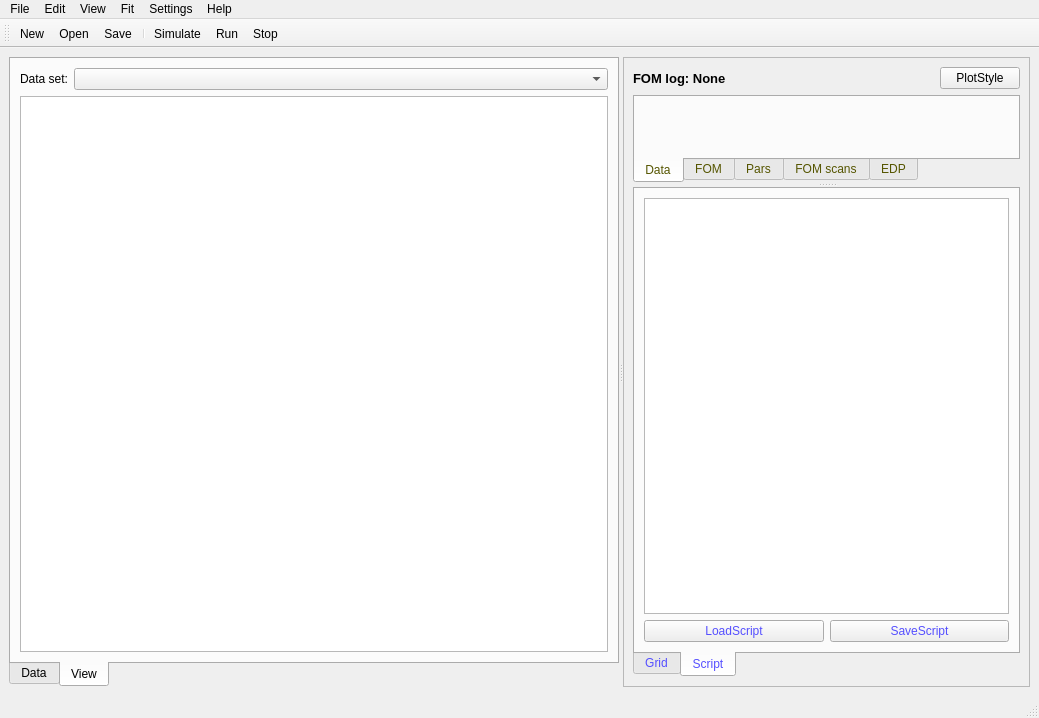
<?xml version="1.0" encoding="UTF-8"?>
<ui version="4.0">
 <class>MainWindow</class>
 <widget class="QMainWindow" name="MainWindow">
  <property name="geometry">
   <rect>
    <x>0</x>
    <y>0</y>
    <width>1039</width>
    <height>718</height>
   </rect>
  </property>
  <property name="windowTitle">
   <string>MainWindow</string>
  </property>
  <widget class="QWidget" name="centralwidget">
   <layout class="QHBoxLayout" name="horizontalLayout">
    <item>
     <widget class="QSplitter" name="splitter_2">
      <property name="orientation">
       <enum>Qt::Horizontal</enum>
      </property>
      <widget class="QTabWidget" name="tabWidget_data">
       <property name="styleSheet">
        <string notr="true"/>
       </property>
       <property name="tabPosition">
        <enum>QTabWidget::South</enum>
       </property>
       <property name="currentIndex">
        <number>1</number>
       </property>
       <widget class="QWidget" name="tab_5">
        <attribute name="title">
         <string>Data</string>
        </attribute>
        <layout class="QVBoxLayout" name="verticalLayout_2">
         <item>
          <layout class="QHBoxLayout" name="horizontalLayout_2">
           <property name="sizeConstraint">
            <enum>QLayout::SetFixedSize</enum>
           </property>
           <item>
            <widget class="QPushButton" name="pushButton_load_data">
             <property name="text">
              <string>LoadData</string>
             </property>
            </widget>
           </item>
           <item>
            <widget class="QPushButton" name="pushButton_append_data">
             <property name="text">
              <string>AppendData</string>
             </property>
            </widget>
           </item>
           <item>
            <widget class="QPushButton" name="pushButton_delete_data">
             <property name="text">
              <string>DeleteData</string>
             </property>
            </widget>
           </item>
           <item>
            <widget class="QPushButton" name="pushButton_save_data">
             <property name="text">
              <string>SaveData</string>
             </property>
            </widget>
           </item>
           <item>
            <widget class="QPushButton" name="pushButton_calculate">
             <property name="text">
              <string>Calculate</string>
             </property>
            </widget>
           </item>
          </layout>
         </item>
         <item>
          <widget class="QTableWidget" name="tableWidget_data"/>
         </item>
        </layout>
       </widget>
       <widget class="QWidget" name="tab_6">
        <attribute name="title">
         <string>View</string>
        </attribute>
        <layout class="QVBoxLayout" name="verticalLayout_3">
         <item>
          <layout class="QHBoxLayout" name="horizontalLayout_10">
           <item>
            <widget class="QLabel" name="label">
             <property name="sizePolicy">
              <sizepolicy hsizetype="Fixed" vsizetype="Preferred">
               <horstretch>0</horstretch>
               <verstretch>0</verstretch>
              </sizepolicy>
             </property>
             <property name="text">
              <string>Data set:</string>
             </property>
            </widget>
           </item>
           <item>
            <widget class="QComboBox" name="comboBox_dataset"/>
           </item>
          </layout>
         </item>
         <item>
          <widget class="QTableWidget" name="tableWidget_data_view"/>
         </item>
        </layout>
       </widget>
      </widget>
      <widget class="QFrame" name="frame">
       <property name="frameShape">
        <enum>QFrame::StyledPanel</enum>
       </property>
       <property name="frameShadow">
        <enum>QFrame::Raised</enum>
       </property>
       <layout class="QVBoxLayout" name="verticalLayout">
        <item>
         <layout class="QHBoxLayout" name="horizontalLayout_3">
          <item>
           <widget class="QLabel" name="label_2">
            <property name="font">
             <font>
              <pointsize>10</pointsize>
              <weight>75</weight>
              <bold>true</bold>
             </font>
            </property>
            <property name="text">
             <string>FOM log: None</string>
            </property>
           </widget>
          </item>
          <item>
           <spacer name="horizontalSpacer">
            <property name="orientation">
             <enum>Qt::Horizontal</enum>
            </property>
            <property name="sizeHint" stdset="0">
             <size>
              <width>40</width>
              <height>20</height>
             </size>
            </property>
           </spacer>
          </item>
          <item>
           <widget class="QPushButton" name="pushButton_plot_style">
            <property name="text">
             <string>PlotStyle</string>
            </property>
           </widget>
          </item>
         </layout>
        </item>
        <item>
         <widget class="QSplitter" name="splitter">
          <property name="orientation">
           <enum>Qt::Vertical</enum>
          </property>
          <widget class="QTabWidget" name="tabWidget">
           <property name="maximumSize">
            <size>
             <width>16666666</width>
             <height>16777215</height>
            </size>
           </property>
           <property name="styleSheet">
            <string notr="true">color: rgb(85, 85, 0);</string>
           </property>
           <property name="tabPosition">
            <enum>QTabWidget::South</enum>
           </property>
           <property name="currentIndex">
            <number>0</number>
           </property>
           <widget class="QWidget" name="tab">
            <attribute name="title">
             <string>Data</string>
            </attribute>
            <layout class="QHBoxLayout" name="horizontalLayout_5">
             <item>
              <widget class="GraphicsLayoutWidget" name="widget_data" native="true"/>
             </item>
            </layout>
           </widget>
           <widget class="QWidget" name="tab_7">
            <attribute name="title">
             <string>FOM</string>
            </attribute>
            <layout class="QHBoxLayout" name="horizontalLayout_6">
             <item>
              <widget class="GraphicsLayoutWidget" name="widget_fom" native="true"/>
             </item>
            </layout>
           </widget>
           <widget class="QWidget" name="tab_8">
            <attribute name="title">
             <string>Pars</string>
            </attribute>
            <layout class="QHBoxLayout" name="horizontalLayout_7">
             <item>
              <widget class="GraphicsLayoutWidget" name="widget_pars" native="true"/>
             </item>
            </layout>
           </widget>
           <widget class="QWidget" name="tab_2">
            <attribute name="title">
             <string>FOM scans</string>
            </attribute>
            <layout class="QHBoxLayout" name="horizontalLayout_8">
             <item>
              <widget class="GraphicsLayoutWidget" name="widget_fom_scan" native="true"/>
             </item>
            </layout>
           </widget>
           <widget class="QWidget" name="tab_4">
            <attribute name="title">
             <string>EDP</string>
            </attribute>
            <layout class="QHBoxLayout" name="horizontalLayout_9">
             <item>
              <widget class="MSViewer" name="widget_edp" native="true"/>
             </item>
            </layout>
           </widget>
          </widget>
          <widget class="QTabWidget" name="tabWidget_2">
           <property name="minimumSize">
            <size>
             <width>200</width>
             <height>400</height>
            </size>
           </property>
           <property name="styleSheet">
            <string notr="true">color: rgb(85, 79, 255);</string>
           </property>
           <property name="tabPosition">
            <enum>QTabWidget::South</enum>
           </property>
           <property name="currentIndex">
            <number>1</number>
           </property>
           <widget class="QWidget" name="tab_3">
            <attribute name="title">
             <string>Grid</string>
            </attribute>
            <layout class="QVBoxLayout" name="verticalLayout_4">
             <item>
              <widget class="QTableWidget" name="tableWidget_pars"/>
             </item>
             <item>
              <layout class="QHBoxLayout" name="horizontalLayout_11">
               <item>
                <widget class="QPushButton" name="pushButton_load_table">
                 <property name="text">
                  <string>LoadTable</string>
                 </property>
                </widget>
               </item>
               <item>
                <widget class="QPushButton" name="pushButton_save_table">
                 <property name="text">
                  <string>SaveTable</string>
                 </property>
                </widget>
               </item>
              </layout>
             </item>
            </layout>
           </widget>
           <widget class="QWidget" name="tab_9">
            <attribute name="title">
             <string>Script</string>
            </attribute>
            <layout class="QVBoxLayout" name="verticalLayout_5">
             <item>
              <widget class="QCodeEditor" name="plainTextEdit_script"/>
             </item>
             <item>
              <layout class="QHBoxLayout" name="horizontalLayout_4">
               <item>
                <widget class="QPushButton" name="pushButton_load_script">
                 <property name="text">
                  <string>LoadScript</string>
                 </property>
                </widget>
               </item>
               <item>
                <widget class="QPushButton" name="pushButton_save_script">
                 <property name="text">
                  <string>SaveScript</string>
                 </property>
                </widget>
               </item>
              </layout>
             </item>
            </layout>
           </widget>
          </widget>
         </widget>
        </item>
       </layout>
      </widget>
     </widget>
    </item>
   </layout>
  </widget>
  <widget class="QMenuBar" name="menubar">
   <property name="geometry">
    <rect>
     <x>0</x>
     <y>0</y>
     <width>1039</width>
     <height>21</height>
    </rect>
   </property>
   <widget class="QMenu" name="menuFile">
    <property name="title">
     <string>File</string>
    </property>
   </widget>
   <widget class="QMenu" name="menuEdit">
    <property name="title">
     <string>Edit</string>
    </property>
   </widget>
   <widget class="QMenu" name="menuView">
    <property name="title">
     <string>View</string>
    </property>
   </widget>
   <widget class="QMenu" name="menuFit">
    <property name="title">
     <string>Fit</string>
    </property>
   </widget>
   <widget class="QMenu" name="menuSettings">
    <property name="title">
     <string>Settings</string>
    </property>
   </widget>
   <widget class="QMenu" name="menuHelp">
    <property name="title">
     <string>Help</string>
    </property>
   </widget>
   <addaction name="menuFile"/>
   <addaction name="menuEdit"/>
   <addaction name="menuView"/>
   <addaction name="menuFit"/>
   <addaction name="menuSettings"/>
   <addaction name="menuHelp"/>
  </widget>
  <widget class="QStatusBar" name="statusbar"/>
  <widget class="QToolBar" name="toolBar">
   <property name="windowTitle">
    <string>toolBar</string>
   </property>
   <attribute name="toolBarArea">
    <enum>TopToolBarArea</enum>
   </attribute>
   <attribute name="toolBarBreak">
    <bool>false</bool>
   </attribute>
   <addaction name="actionNew"/>
   <addaction name="actionOpen"/>
   <addaction name="actionSave"/>
   <addaction name="separator"/>
   <addaction name="actionSimulate"/>
   <addaction name="actionRun"/>
   <addaction name="actionStop"/>
  </widget>
  <action name="actionSimulate">
   <property name="text">
    <string>Simulate</string>
   </property>
   <property name="toolTip">
    <string>&lt;html&gt;&lt;head/&gt;&lt;body&gt;&lt;p&gt;&lt;span style=&quot; font-size:18pt; text-decoration: underline;&quot;&gt;Simulate&lt;/span&gt;&lt;/p&gt;&lt;/body&gt;&lt;/html&gt;</string>
   </property>
   <property name="shortcut">
    <string>Ctrl+S</string>
   </property>
  </action>
  <action name="actionRun">
   <property name="text">
    <string>Run</string>
   </property>
   <property name="toolTip">
    <string>&lt;html&gt;&lt;head/&gt;&lt;body&gt;&lt;p&gt;&lt;span style=&quot; font-size:10pt;&quot;&gt;Run&lt;/span&gt;&lt;/p&gt;&lt;/body&gt;&lt;/html&gt;</string>
   </property>
  </action>
  <action name="actionStop">
   <property name="text">
    <string>Stop</string>
   </property>
  </action>
  <action name="actionNew">
   <property name="text">
    <string>New</string>
   </property>
  </action>
  <action name="actionOpen">
   <property name="text">
    <string>Open</string>
   </property>
  </action>
  <action name="actionSave">
   <property name="text">
    <string>Save</string>
   </property>
  </action>
 </widget>
 <customwidgets>
  <customwidget>
   <class>GraphicsLayoutWidget</class>
   <extends>QWidget</extends>
   <header>pyqtgraph.h</header>
   <container>1</container>
  </customwidget>
  <customwidget>
   <class>QCodeEditor</class>
   <extends>QPlainTextEdit</extends>
   <header>code_editor.h</header>
  </customwidget>
  <customwidget>
   <class>MSViewer</class>
   <extends>QWidget</extends>
   <header>superrod_viewer.h</header>
   <container>1</container>
  </customwidget>
 </customwidgets>
 <resources/>
 <connections/>
</ui>
